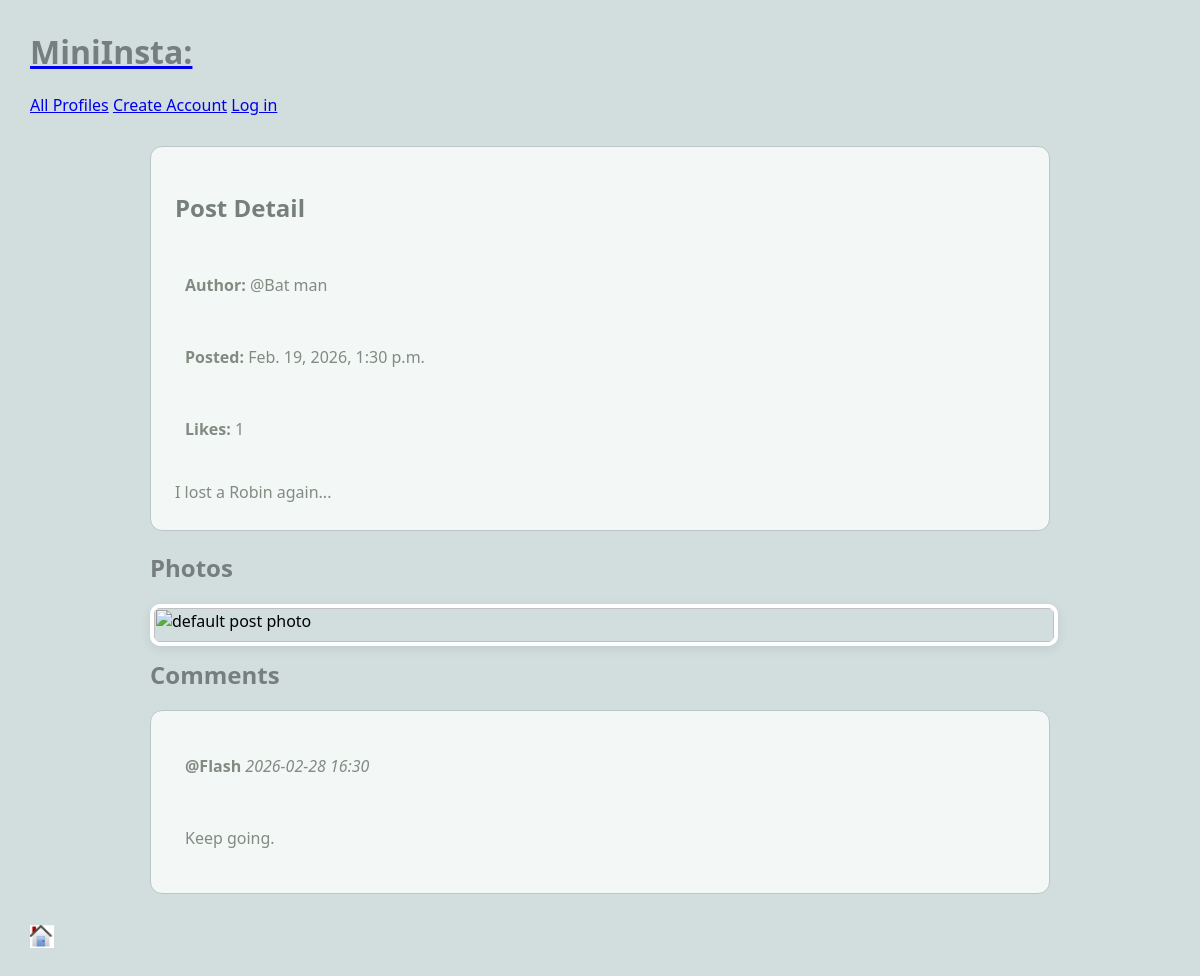
Page /mini_insta/post/4 on the earlier database version.
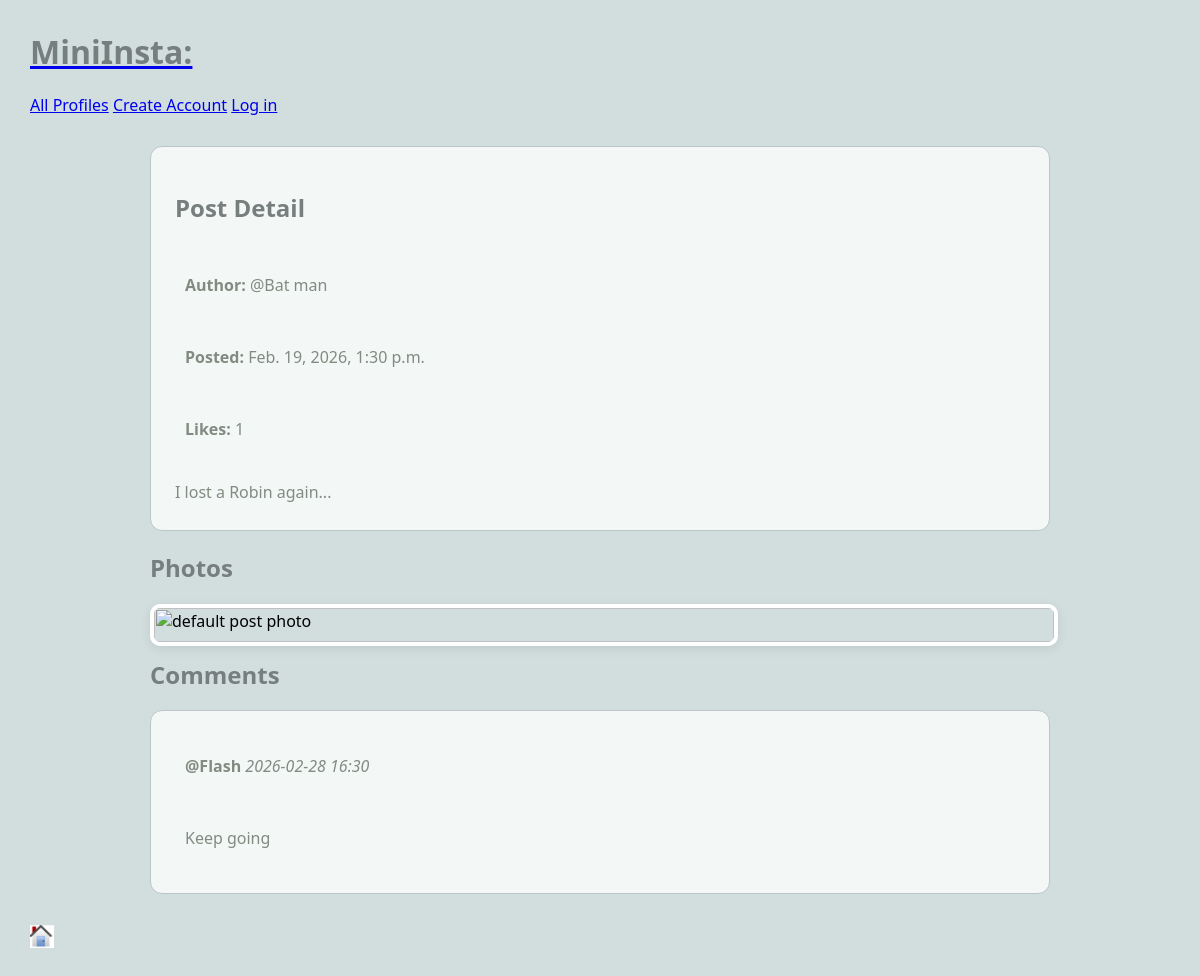
Same page on the later database version.
### mini_insta/models.py (models this page shows, shortened)
class Comment(models.Model):
    post = models.ForeignKey(Post, on_delete=models.CASCADE)
    profile = models.ForeignKey(Profile, on_delete=models.CASCADE)
    timestamp = models.DateTimeField(auto_now_add=True)
    text = models.TextField(blank=True)

class Profile(models.Model):
    user = models.ForeignKey(User, on_delete=models.CASCADE, default=1)
    username = models.TextField(blank=True)
    display_name = models.TextField(blank=True)
    profile_image_url = models.URLField(blank=True)
    profile_image_file = models.ImageField(blank=True)
    bio_text = models.TextField(blank=True)
    join_date = models.DateTimeField(auto_now=True)

### mini_insta/views.py (the view)
# urls.py: path('post/<int:pk>', PostDetailView.as_view(), name="show_post"),
class PostDetailView(DetailView):
    model = Post
    template_name = "mini_insta/show_post.html"
    context_object_name = "post"
    def get_context_data(self, **kwargs):
        context = super().get_context_data(**kwargs)
        logged_in_profile = None
        if self.request.user.is_authenticated:
            logged_in_profile = Profile.objects.filter(user=self.request.user).order_by("pk").first()
        post = self.object
        context["can_like"] = bool(logged_in_profile and post.profile_id != logged_in_profile.pk)
        context["has_liked"] = bool(
            logged_in_profile and Like.objects.filter(post=post,profile=logged_in_profile,).exists())
        context["default_photo_url"] = "https://upload.wikimedia.org/wikipedia/commons/a/a3/Image-not-found.png"
        return context

### mini_insta/models.py (called while the page is built)
    def get_all_photos(self):
        return Photo.objects.filter(post=self).order_by("-timestamp")

    def get_all_comments(self):
        return Comment.objects.filter(post=self).order_by("timestamp")

    def get_likes(self):
        return Like.objects.filter(post=self).order_by("-timestamp")

### mini_insta/templates/mini_insta/show_post.html (shortened to what this page needs)
{% extends 'mini_insta/base.html' %}
{% block content %}
    <main class="profile-detail-container">
        <article class="profile-detail-card">
            <div class="profile-detail-content">
                <h2>Post Detail</h2>
                <p><strong>Author:</strong> @{{post.profile.username}}</p>
                <p><strong>Posted:</strong> {{post.timestamp}}</p>
                <p><strong>Likes:</strong> {{ post.get_likes|length }}</p>
                {% if post.caption %}
                    <p class="profile-detail-bio">{{post.caption}}</p>
                {% else %}
                    <p class="profile-detail-bio">(No caption)</p>
                {% endif %}
            </div>
        </article>
        <section>
            <h2>Photos</h2>
            <div class="profile-detail-content">
                {% for photo in post.get_all_photos %}
                    <img class="profile-detail-image" src="{{photo.get_image_url|default:default_photo_url}}" alt="post photo">
                {% empty %}
                    <img class="profile-detail-image" src="{{default_photo_url}}" alt="default post photo">
                {% endfor %}
            </div>
        </section>
        <section>
            <h2>Comments</h2>
            {% for comment in post.get_all_comments %}
                <article class="profile-detail-card">
                    <div class="profile-detail-content">
                        <p><strong>@{{ comment.profile.username }}</strong> <em>{{ comment.timestamp|date:"Y-m-d H:i" }}</em></p>
                        <p>{{ comment.text }}</p>
                    </div>
                </article>
            {% empty %}
                <p>No comments yet.</p>
            {% endfor %}
        </section>
    </main>
{% endblock %}

Differences in the rows shown:
changed Comment "Flash": text "Keep going." → "Keep going"
